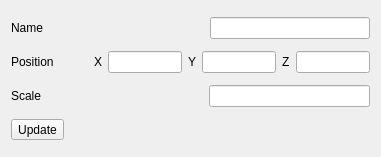
<?xml version="1.0" encoding="UTF-8"?>
<ui version="4.0">
 <class>Form</class>
 <widget class="QWidget" name="Form">
  <property name="geometry">
   <rect>
    <x>0</x>
    <y>0</y>
    <width>381</width>
    <height>157</height>
   </rect>
  </property>
  <property name="windowTitle">
   <string>Form</string>
  </property>
  <layout class="QVBoxLayout" name="verticalLayout">
   <item>
    <layout class="QHBoxLayout" name="horizontalLayout_2">
     <item>
      <widget class="QLabel" name="label_5">
       <property name="text">
        <string>Name</string>
       </property>
      </widget>
     </item>
     <item>
      <spacer name="horizontalSpacer_2">
       <property name="orientation">
        <enum>Qt::Horizontal</enum>
       </property>
       <property name="sizeHint" stdset="0">
        <size>
         <width>40</width>
         <height>20</height>
        </size>
       </property>
      </spacer>
     </item>
     <item>
      <widget class="QLineEdit" name="nameLineEdit"/>
     </item>
    </layout>
   </item>
   <item>
    <layout class="QHBoxLayout" name="horizontalLayout">
     <item>
      <widget class="QLabel" name="label">
       <property name="maximumSize">
        <size>
         <width>80</width>
         <height>16777215</height>
        </size>
       </property>
       <property name="text">
        <string>Position</string>
       </property>
      </widget>
     </item>
     <item>
      <spacer name="horizontalSpacer">
       <property name="orientation">
        <enum>Qt::Horizontal</enum>
       </property>
       <property name="sizeHint" stdset="0">
        <size>
         <width>40</width>
         <height>20</height>
        </size>
       </property>
      </spacer>
     </item>
     <item>
      <widget class="QLabel" name="label_2">
       <property name="text">
        <string>X</string>
       </property>
      </widget>
     </item>
     <item>
      <widget class="QLineEdit" name="posXLineEdit">
       <property name="maximumSize">
        <size>
         <width>80</width>
         <height>16777215</height>
        </size>
       </property>
      </widget>
     </item>
     <item>
      <widget class="QLabel" name="label_3">
       <property name="text">
        <string>Y</string>
       </property>
      </widget>
     </item>
     <item>
      <widget class="QLineEdit" name="posYLineEdit">
       <property name="maximumSize">
        <size>
         <width>80</width>
         <height>16777215</height>
        </size>
       </property>
      </widget>
     </item>
     <item>
      <widget class="QLabel" name="label_4">
       <property name="text">
        <string>Z</string>
       </property>
      </widget>
     </item>
     <item>
      <widget class="QLineEdit" name="posZLineEdit">
       <property name="maximumSize">
        <size>
         <width>80</width>
         <height>16777215</height>
        </size>
       </property>
      </widget>
     </item>
    </layout>
   </item>
   <item>
    <layout class="QHBoxLayout" name="horizontalLayout_4">
     <item>
      <widget class="QLabel" name="label_6">
       <property name="text">
        <string>Scale</string>
       </property>
      </widget>
     </item>
     <item>
      <spacer name="horizontalSpacer_4">
       <property name="orientation">
        <enum>Qt::Horizontal</enum>
       </property>
       <property name="sizeHint" stdset="0">
        <size>
         <width>40</width>
         <height>20</height>
        </size>
       </property>
      </spacer>
     </item>
     <item>
      <widget class="QLineEdit" name="scaleLineEdit"/>
     </item>
    </layout>
   </item>
   <item>
    <layout class="QHBoxLayout" name="horizontalLayout_3">
     <item>
      <widget class="QToolButton" name="updateButton">
       <property name="text">
        <string>Update</string>
       </property>
      </widget>
     </item>
     <item>
      <spacer name="horizontalSpacer_3">
       <property name="orientation">
        <enum>Qt::Horizontal</enum>
       </property>
       <property name="sizeHint" stdset="0">
        <size>
         <width>40</width>
         <height>20</height>
        </size>
       </property>
      </spacer>
     </item>
    </layout>
   </item>
  </layout>
 </widget>
 <resources/>
 <connections/>
</ui>
